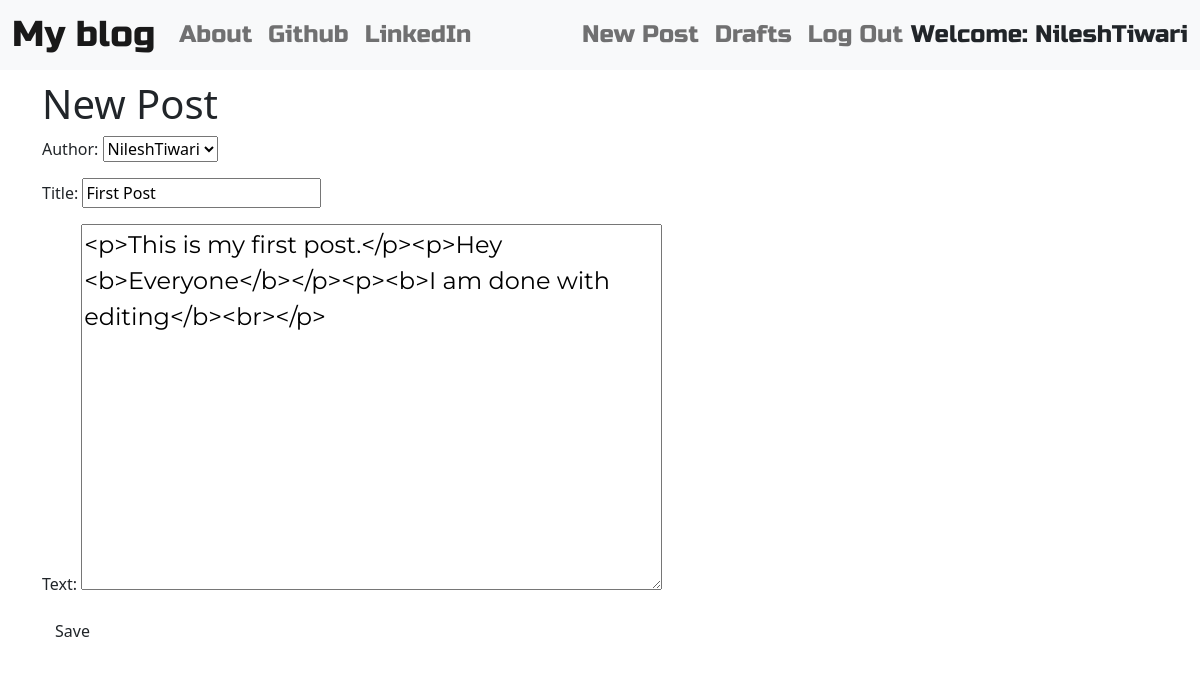
Screenshot of /post/1/edit/ (signed in) with the database file from the repository.
### blog/models.py (models this page shows, shortened)
class Post(models.Model):
    author = models.ForeignKey('auth.user', on_delete=models.CASCADE)
    title = models.CharField(max_length=200)
    text = models.TextField()
    create_date = models.DateTimeField(default=timezone.now)
    published_date = models.DateTimeField(blank=True, null=True)

### blog/views.py (the view)
# urls.py: path('post/<int:pk>/edit/', views.PostUpdateView.as_view(), name='post_edit'),
class PostUpdateView(UpdateView):
    login_url = '/login/'
    redirect_field_name = 'blog/post_detail.html'
    form_class = PostForm
    model = Post

### blog/forms.py
class PostForm(forms.ModelForm):
    class Meta():
        model = Post
        fields = ('author', 'title', 'text')
        widgets = {
            'title': forms.TextInput(attrs={'class': 'textinputclass'}),
            'text': forms.Textarea(attrs={'class': 'editable medium-editor-textarea postcontent'})
        }

### blog/templates/blog/post_form.html (shortened to what this page needs)
{% extends "blog/base.html" %}
{% block content %}
    <h1>New Post</h1>
    <form class="post-form" method="POST">
        {{form.as_p}}
        <button type="submit" class="save btn btn-default">Save</button>
    </form>
{% endblock %}

### blog/templates/blog/base.html (shortened to what this page needs)
<!doctype html>
{% load static %}
<html lang="en">
<head>
    <link href="https://cdn.jsdelivr.net/npm/bootstrap@5.2.0/dist/css/bootstrap.min.css" rel="stylesheet">
    <link rel="stylesheet" href="//cdn.jsdelivr.net/npm/medium-editor@latest/dist/css/medium-editor.min.css" type="text/css" media="screen" charset="utf-8">
    <link rel="stylesheet" href="{% static 'css/blog.css' %}">
</head>
<body class="loader">
    <nav class="navbar navbar-expand-lg bg-light techfont ">
        <div class="container-fluid">
            <div class="navbar-nav align-items-center">
                <li><a class="navbar-brand bigbrand" href="{% url 'post_list' %}">My blog</a></li>
                <li class="nav-item"><a class="nav-link" href="{% url 'about' %}">About</a></li>
                <li class="nav-item"><a class="nav-link" href="https://www.github.com">Github</a></li>
                <li class="nav-item"><a class="nav-link" href="https://www.linkedin.com">LinkedIn</a></li>
            </div>
            <div class="navbar-nav align-items-center ml-auto">
                {% if user.is_authenticated %}
                    <li class="nav-item">
                        <a class="nav-link" href="{% url 'post_new' %}">New Post</a>
                    </li>
                    <li class="nav-item">
                        <a class="nav-link" href="{% url 'post_draft_list' %}">Drafts</a>
                    </li>
                    <li class="nav-item">
                        <a class="nav-link" href="{% url 'logout' %}">Log Out</a>
                    </li>
                    <li>
                        <a>Welcome: {{user.username}}</a>
                    </li>
                        {% else %}
                    <li class="nav-item">
                        <a class="nav-link" href="{% url 'login' %}" aria-label="Login"><span class="fa fa-user" aria-hidden="true"></span></a>
                    </li>
                {% endif %}
            </div>
        </div>
    </nav>
    <div class="content container">
        <div class="row">
            <div class="col-md-8">
                <div class="blog_posts">
                    {% block content %}
                    {% endblock %}
                </div>
            </div>
        </div>
    </div>
</body>
</html>

### blog/static/css/blog.css (style rules this page uses)
.techfont { font-family: 'Russo One', sans-serif; font-size: 1.5em; margin-bottom: 10px; }
.bigbrand { font-size: 1.5em; }
.postcontent { font-family: 'Montserrat'; font-size: 1.5em; }
.loader { filter:hue-rotate(0deg); color:linear-gradient(45deg,#0f8,#08f); animation:hue 10000ms infinite linear; }

### rows the page displays
Post: author "NileshTiwari", title "First Post", text "<p>This is my first post.</p><p>Hey <b>Everyone</b></p><p><b>I am done with editing</b><br></p>"

### other values shown
{{ user.username }} "NileshTiwari"
